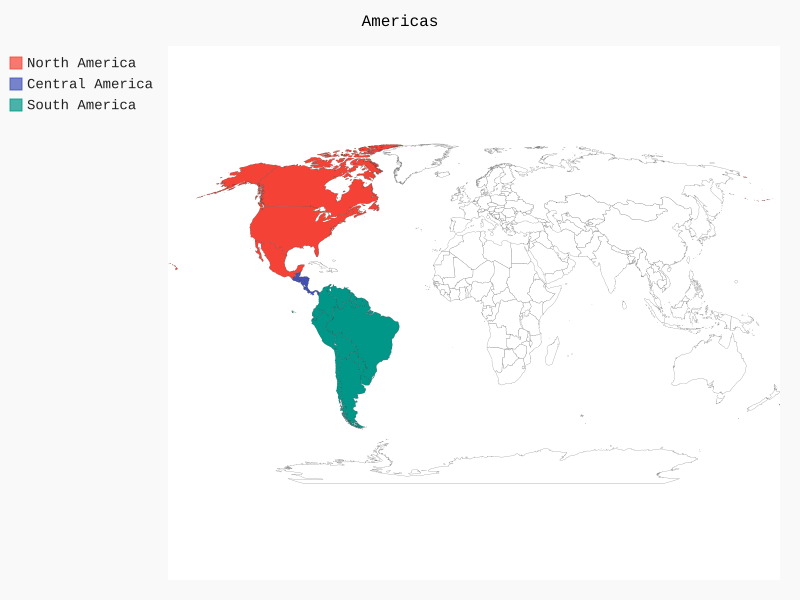

Generate this figure with Python:
from pygal.maps.world import World

wm = World()
wm.title = 'Americas'

wm.add('North America', ['ca', 'mx', 'us'])
wm.add('Central America', ['bz', 'cr', 'gt', 'hn', 'ni', 'pa', 'sv'])
wm.add('South America', ['ar', 'bo', 'br', 'cl', 'co', 'ec', 'gf', 'gy', 'pe', 'py', 'sr', 'uy', 've'])

wm.render_to_file('americas.svg')
